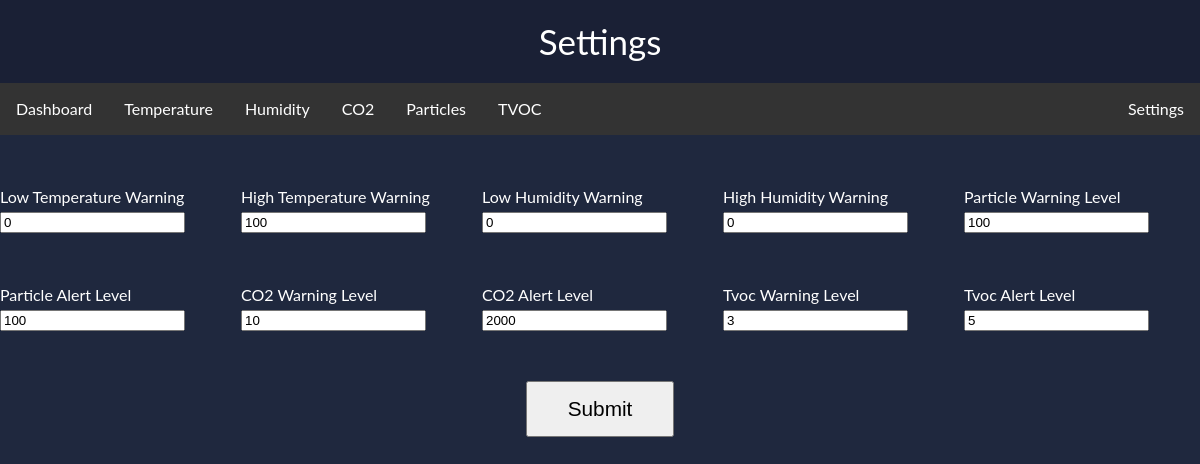
Page /main_settings on the earlier database version.
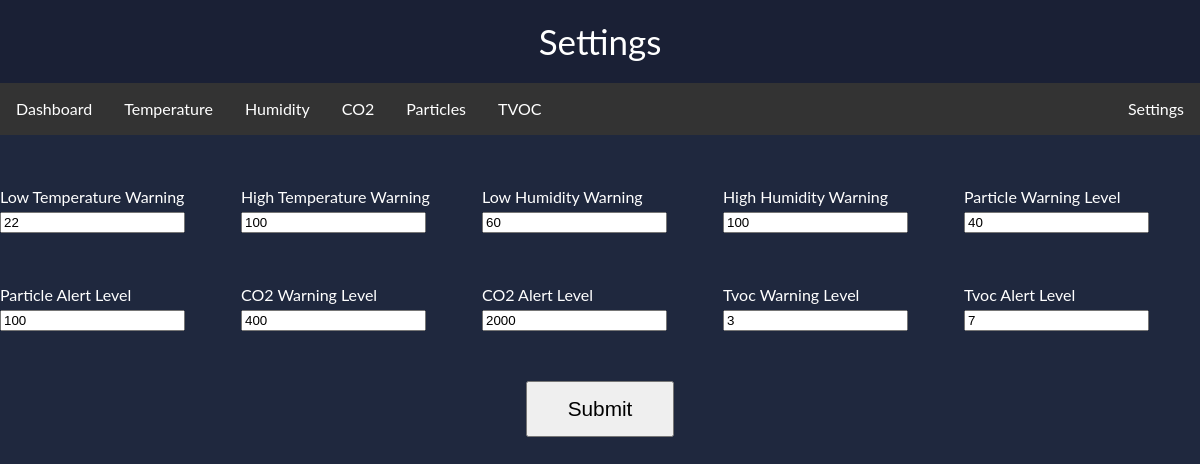
Same page on the later database version.
### app/models.py (models this page shows, shortened)
class Settings(db.Model):
    id = db.Column(db.Integer, primary_key=True)
    temperature_lower_bound = db.Column(
        db.Integer,
        default=0)
    temperature_upper_bound = db.Column(
        db.Integer,
        default=100)
    humidity_lower_bound = db.Column(
        db.Integer,
        default=0)
    humidity_upper_bound = db.Column(
        db.Integer,
        default=100)
    co2_lower_bound = db.Column(
        db.Integer,
        default=1000)
    co2_upper_bound = db.Column(
        db.Integer,
        default=2000)
    particles_lower_bound = db.Column(
        db.Integer,
        default=50)
    particles_upper_bound = db.Column(
        db.Integer,
        default=100)
    tvoc_lower_bound = db.Column(
        db.Integer,
        default=3)
    tvoc_upper_bound = db.Column(
        db.Integer,
        default=5)

### app/routes.py (the view)
@app.route("/main_settings")
def main_settings():
    settings = Settings.query.filter_by(id=0).first()
    return render_template("main_settings.html", settings_data=settings)

### app/templates/main_settings.html (shortened to what this page needs)
<!DOCTYPE html>
<html>
  <head>
    <link rel="stylesheet" href="{{url_for('static', filename='styles/css/main_settings.css')}}">
  </head>
  <body>
    <div class='heading'>Settings</div>
    <div style="position: sticky; top: 0; z-index: 4;">
      <ul>
        <li><a href="/main_dashboard">Dashboard</a></li>
        <li><a href="/main_temperature">Temperature</a></li>
        <li><a href="/main_humidity">Humidity</a></li>
        <li><a href="/main_co2">CO2</a></li>
        <li><a href="/main_particles">Particles</a></li>
        <li><a href="/main_dust">TVOC</a></li>
        <li style="float: right;"><a href="/main_settings">Settings</a></li>
      </ul>
    </div>
    <form method="POST" action="/post_settings">
      <div class="grid-container">
      <div class="grid-item">
        <label>Low Temperature Warning</label>
        <input id  = "temperature_lower_bound" name ="temperature_lower_bound" type="number"
        value={{settings_data.temperature_lower_bound}}>
      </div>
      <div class="grid-item">
        <label>High Temperature Warning</label>
        <input id  = "temperature_upper_bound" name ="temperature_upper_bound" type="number"
        value={{settings_data.temperature_upper_bound}}>
      </div>
      <div class="grid-item">
        <label>Low Humidity Warning</label>
        <input id  = "humidity_lower_bound" name ="humidity_lower_bound" type="number"
        value={{settings_data.humidity_lower_bound}}>
      </div>
      <div class="grid-item">
        <label>High Humidity Warning</label>
        <input id  = "humidity_upper_bound" name ="humidity_upper_bound" type="number"
        value={{settings_data.humidity_upper_bound}}>
     </div>
     <div class="grid-item">
        <label>Particle Warning Level</label>
        <input id  = "particles_lower_bound" name ="particles_lower_bound" type="number"
        value={{settings_data.particles_lower_bound}}>
      </div>
      <div class="grid-item">
        <label>Particle Alert Level</label>
        <input id  = "particles_upper_bound" name ="particles_upper_bound" type="number"
        value={{settings_data.particles_upper_bound}}>
      </div>
      <div class="grid-item">
        <label>CO2 Warning Level</label>
        <input id  = "co2_lower_bound" name ="co2_lower_bound" type="number"
        value={{settings_data.co2_lower_bound}}>
      </div>
      <div class="grid-item">
        <label>CO2 Alert Level</label>
        <input id  = "co2_upper_bound" name ="co2_upper_bound" type="number"
        value={{settings_data.co2_upper_bound}}>
      </div>
      <div class="grid-item">
        <label>Tvoc Warning Level</label>
        <input id  = "tvoc_lower_bound" name ="tvoc_lower_bound" type="number"
        value={{settings_data.tvoc_lower_bound}}>
      </div>
      <div class="grid-item">
        <label>Tvoc Alert Level</label>
        <input id  = "tvoc_upper_bound" name ="tvoc_upper_bound" type="number"
        value={{settings_data.tvoc_upper_bound}}>
      </div>
    </div>
    <div class="submit_button">
    <input type="submit" class="button" value="Submit">
    </div>
    </form>
  </body>
</html>

Differences in the rows shown:
changed Settings: temperature_lower_bound "0" → "22"; humidity_lower_bound "0" → "60"; humidity_upper_bound "0" → "100"; particles_lower_bound "100" → "40"; co2_lower_bound "10" → "400"; tvoc_upper_bound "5" → "7"
